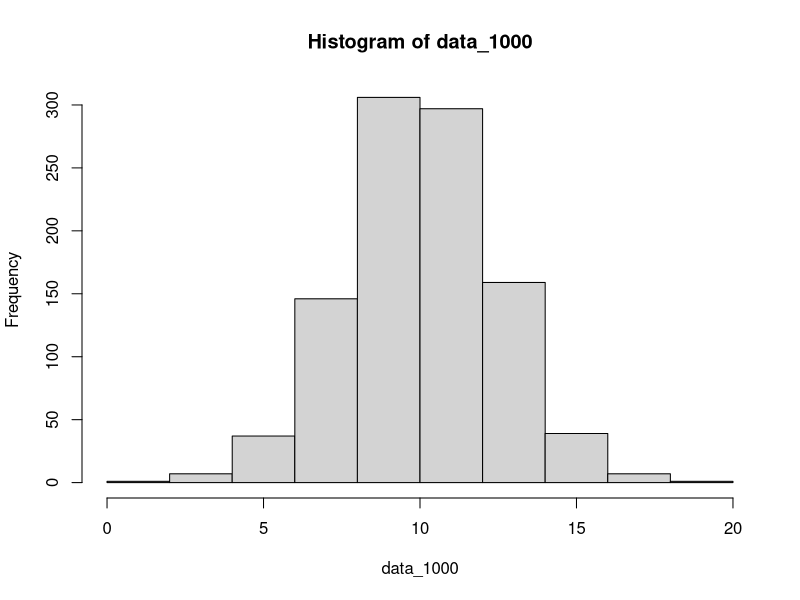
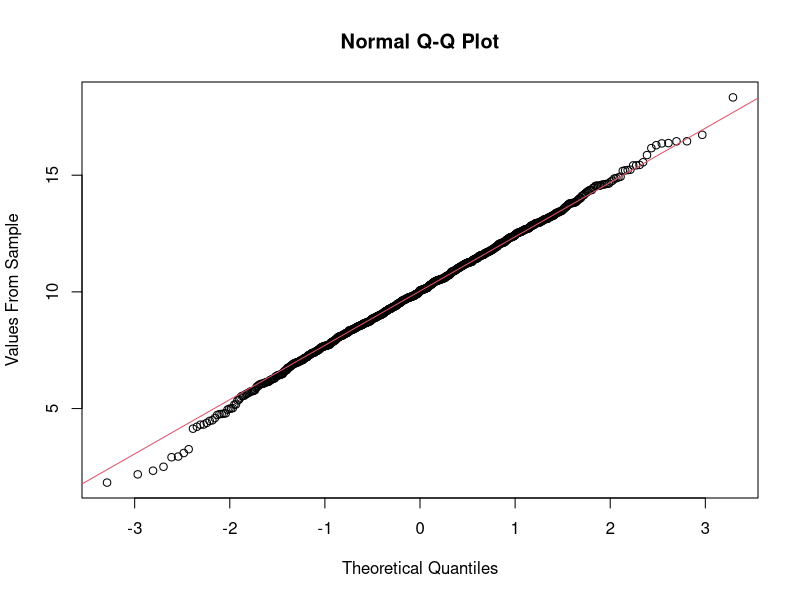
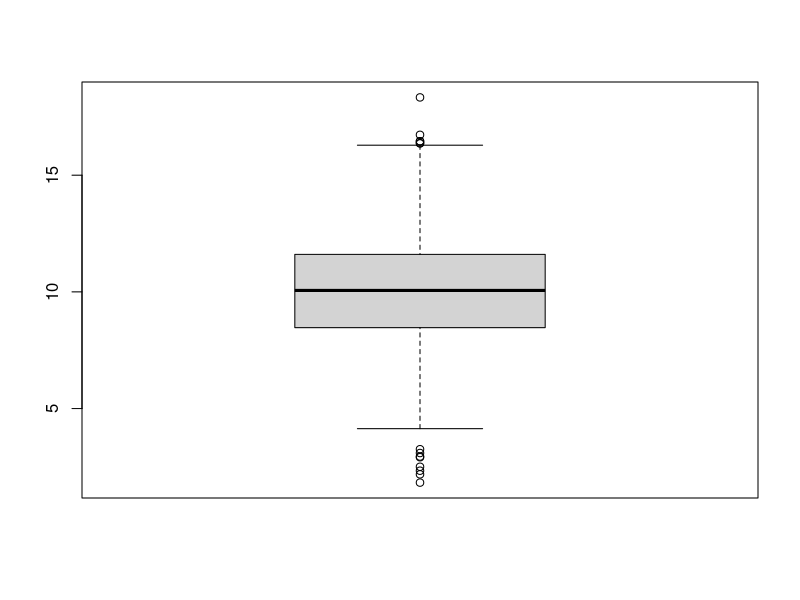
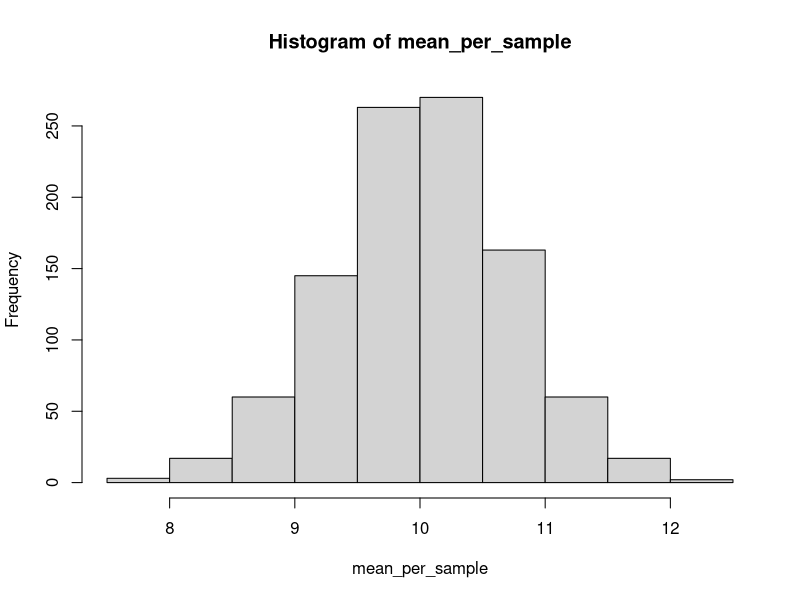
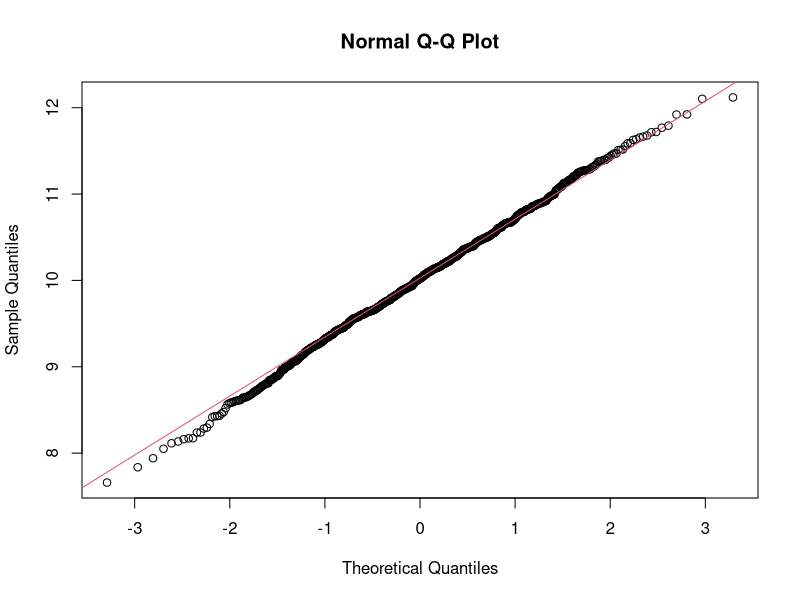
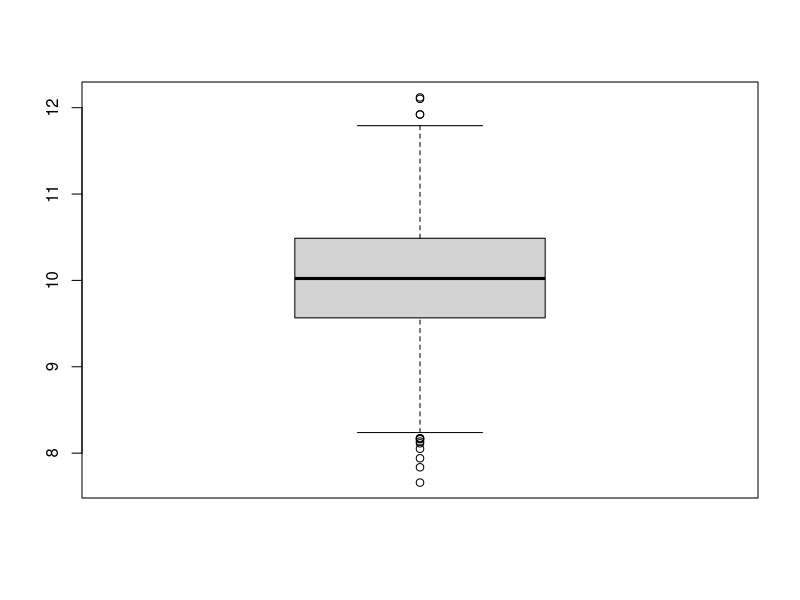
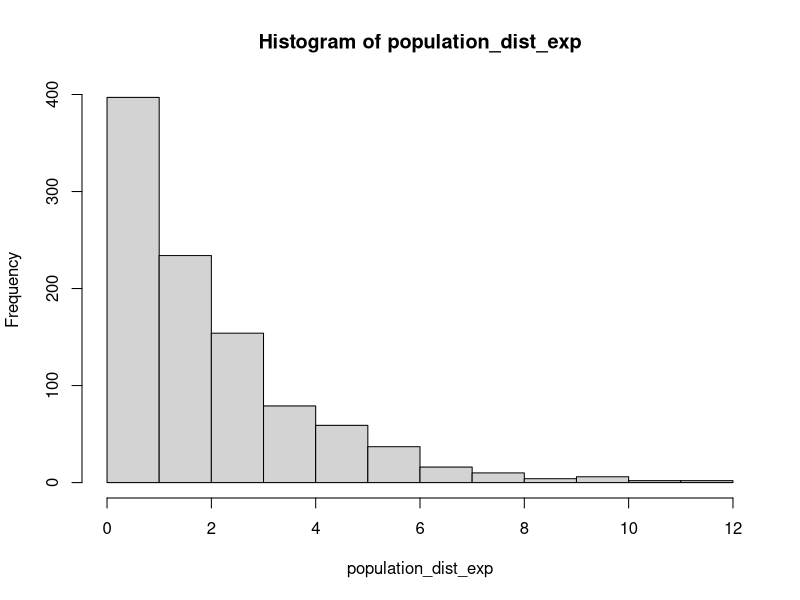
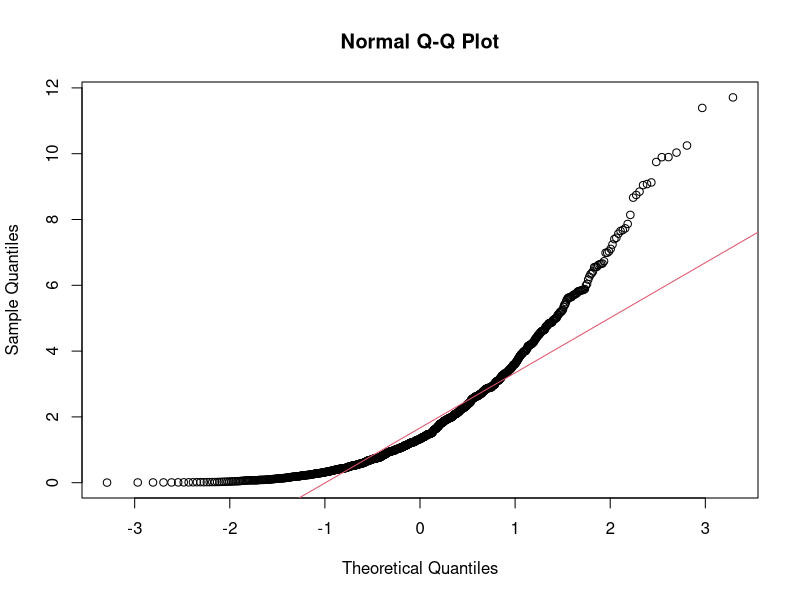

Reproduce these figures in R, in order.
## ---- chunk 1
knitr::opts_chunk$set(echo = TRUE)
## ---- chunk 2

#Generates a list of 1000 values from a normally distributed function with a mean of 10 and a standard deviation of 2.25
data_1000 <- rnorm(n=1000, mean=10, sd=2.25)
View(data_1000)

## ---- chunk 3

#Generates a histogram with 10 bins based upon our distribution
hist(x=data_1000, breaks=seq(0,20, by=2))

## ---- chunk 4

#Create a normal probability plot
qqnorm(y=data_1000, ylab="Values From Sample")
qqline(y=data_1000, col=2)
#Create a boxplot
boxplot(data_1000)


## ---- chunk 5

#Create our overall population to be sampled
population_dist_norm <- rnorm(1000, mean=10, sd=2.25)


#Use the sample function to take a random sample with specified sample parameter. Repeat this process until 1000 samples have been taken.
samples <- replicate(1000, sample(x=population_dist_norm, size=10, replace=FALSE))

## ---- chunk 6

#Create a vector (a list) with 1000 elements with default values
mean_per_sample <- c(1:1000)
for (index in 1:1000) {
  mean_per_sample[index] <- mean(samples[,index])
}

hist(x=mean_per_sample, breaks=10)

## ---- chunk 7

#Same as Problem 1c

qqnorm(y=mean_per_sample)
qqline(y=mean_per_sample, col=2)

boxplot(x=mean_per_sample)

## ---- chunk 8

#In order to calculate CI, we need the mean and standard deviation of our list of sample means.
a <- mean(mean_per_sample)
s <- sd(mean_per_sample)

#We also need the number of samples we took
n <- length(mean_per_sample)

## ---- chunk 9

error <- qnorm(0.95)*(s/sqrt(n)) # 90%
left <- a-error
right <- a+error

## ---- chunk 10
error <- qnorm(0.975)*(s/sqrt(n))
left <- a-error
right <- a+error

## ---- chunk 11

error <- qnorm(0.995)*(s/sqrt(n))
left <- a-error
right <- a+error

## ---- chunk 12

#Generate population for exponential distribution with mean '2'. Mean = 1/rate. Therefore, rate = 0.5.
population_dist_exp <- rexp(n=1000, rate=0.5)

## ---- chunk 13

#Same as Problem 1B
hist(x=population_dist_exp, breaks=10)

## ---- chunk 14

#Same as Problem 1C
qqnorm(y=population_dist_exp)
qqline(y=population_dist_exp, col=2)

boxplot(x=population_dist_exp)

## ---- chunk 15

samples_size_10 <- replicate(1000, sample(x=population_dist_exp, size=10, replace=FALSE))


## ---- chunk 16

mean_per_sample_size_10 <- c(1:1000)
for (index in 1:1000) {
  mean_per_sample_size_10[index] = mean(samples_size_10[,index])
}

## ---- chunk 17

hist(x=mean_per_sample_size_10, breaks=10)


## ---- chunk 18

qqnorm(y=mean_per_sample_size_10)
qqline(y=mean_per_sample_size_10, col=2)

boxplot(x=mean_per_sample_size_10)

## ---- chunk 19

samples_size_40 <- replicate(1000, sample(x=population_dist_exp, size=40, replace=FALSE))

## ---- chunk 20

mean_per_sample_size_40 <- c(1:1000)
for (index in 1:1000) {
  mean_per_sample_size_40[index] = mean(samples_size_40[,index])
}

## ---- chunk 21

hist(x=mean_per_sample_size_40, breaks=10)


## ---- chunk 22

qqnorm(y=mean_per_sample_size_40)
qqline(y=mean_per_sample_size_40, col=2)

boxplot(x=mean_per_sample_size_40)

## ---- chunk 23

a <- mean(mean_per_sample_size_40)
s <- sd(mean_per_sample_size_40)
n <- length(mean_per_sample_size_40)

error_90 <- qnorm(0.95)*(s/sqrt(n))
left_90 <- a - error_90
right_90 <- a + error_90

error_95 <- qnorm(0.975)*(s/sqrt(n))
left_95 <- a - error_95
right_95 <- a + error_95

error_99 <- qnorm(0.995)*(s/sqrt(n))
left_99 <- a - error_99
right_99 <- a + error_99

